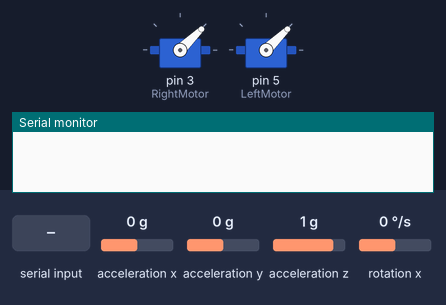
The sketch below on a simulated Arduino Uno, built with avr-gcc and run on an emulated ATmega328P. Parts: 2 × servo, the last lines printed to the serial monitor. The inputs (shaded band) are chosen by the test bench; at power-on: acceleration y 0 g, acceleration x 0 g, acceleration z 1 g, rotation x 0 °/s.

Above: at 0.9 s.
1.0 s: "p" received over Serial
At 3.1 s:
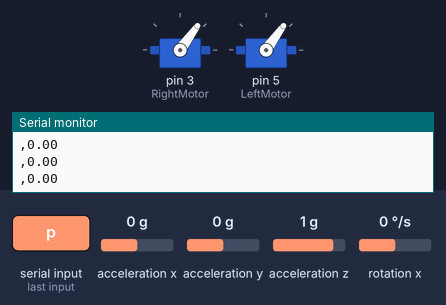
3.9 s: acceleration y set to -1.4 g
At 6.0 s:
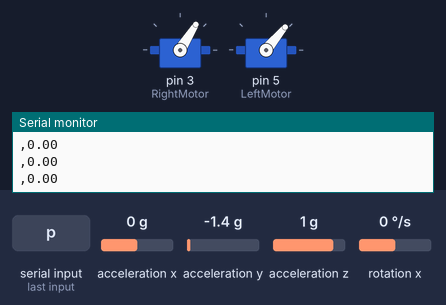
6.9 s: acceleration x set to -1.4 g
At 7.3 s:
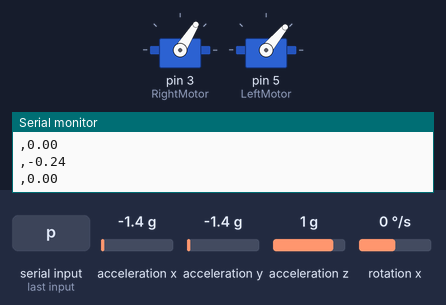
9.9 s: acceleration y set to -0.8 g
At 10.8 s:
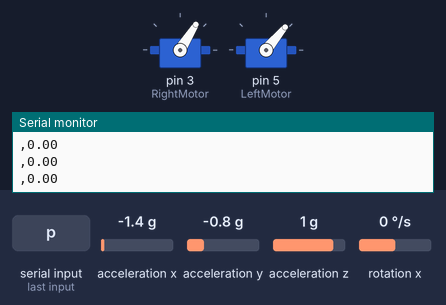
12.9 s: acceleration z set to -0.8 g
At 14.4 s:
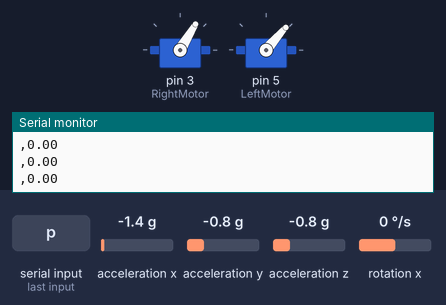
15.9 s: acceleration y set to 0 g
At 16.5 s:
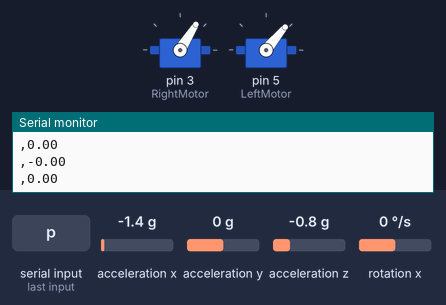
Timing chart, 0 to 18.5 s (numbered marks = the images above; inputs shaded):
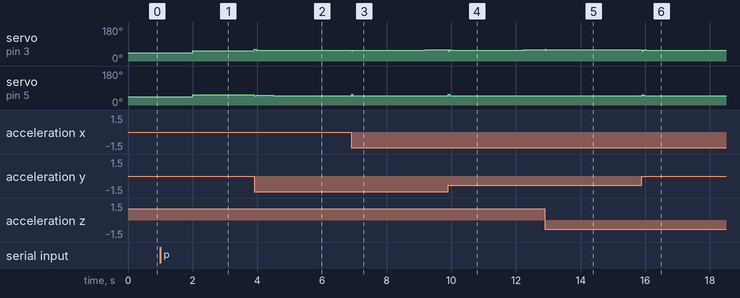

Measured:
- after the input at 1.0 s, servo on pin 3 (RightMotor), servo on pin 5 (LeftMotor): 44° → 54° after 1.0 s
- after the input at 3.9 s, servo on pin 3 (RightMotor): 54° → 57° at once, → 58° 0.97 s later; servo on pin 5 (LeftMotor): 54° → 49° at once, → 51° 0.07 s later, → 50° 0.53 s later, → 49° 1.9 s later
- after the input at 6.9 s, servo on pin 5 (LeftMotor): 49° → 50° at once, → 49° 1.5 s later
- after the input at 9.9 s, servo on pin 3 (RightMotor): 59° → 58° at once, → 59° 2.3 s later; servo on pin 5 (LeftMotor): 49° → 50° after 0.13 s, → 49° 0.97 s later
- after the input at 12.9 s, servo on pin 3 (RightMotor): 59° → 60° after 2.9 s; servo on pin 5 (LeftMotor): 49° → 50° at once, → 49° 0.02 s later
- after the input at 15.9 s, servo on pin 3 (RightMotor): 60° → 58° at once; servo on pin 5 (LeftMotor): 49° → 50° after 0.14 s

The sketch:

Controls_Code_2.ino
```cpp
#include "SparkFunLSM6DS3.h"
#include "Wire.h"
#include "SPI.h"
#include <Servo.h>
#include <math.h>
LSM6DS3 myIMU; //Default constructor is I2C, addr 0x6B
//program Parms
double ComputeConst;
int ProgIni, exits=0;
//GyroParms
float Angle, value;
double Angle_Prev;
double denom;
double AccelVal;
double AccelAng;
double RotVelocity;
double RotVelocity_Prev;
double RotAccel;
float GyroVal;
//Motor Control Parms
Servo RightMotor;
Servo LeftMotor;
double LeftRpm;
double RightRpm;
//gains
double pGain;
double dGain;
double aGain;
double iGain;  //NEW

//Timer?
int loopTime;  //NEW
int prevLoopTime;

//Angular Displacement
double angInt; //deg

//new
float velAvg[5];
float posAvg[5];
int count;
float avgVel;
float avgAng;
int avgNum;

void setup() {
Serial.begin(9600);
//Program Parms
ComputeConst=0.001;
ProgIni=0;
//Imu
myIMU.begin();
Angle=0;
Angle_Prev=0;
RotVelocity=0;
RotVelocity_Prev=0;
RotAccel=0;
//Motor Control
RightMotor.attach(3);
LeftMotor.attach(5);
RightMotor.write(1000);
LeftMotor.write(1000);
while(ProgIni==0){if (Serial.available() > 0) {ProgIni=Serial.read();}}
delay(1000);
RightRpm=1100;
LeftRpm=1100;
RightMotor.write(RightRpm);
LeftMotor.write(LeftRpm);
//Gains
pGain=0.6;
dGain=0.20;
aGain=0.01;
iGain=0.1; //NEW
loopTime = millis();
float velAvg[5] = {0,0,0,0,0};
//float posAvg[5] = {0,0,0,0,0};
int count = 0;
float avgVel = 0;
//int avgNum = 3;
}

int compTime(int currTime)
{}


void loop()
{
        prevLoopTime = loopTime; //New, setting a start time for loop timing
        ComputeConst=(loopTime-prevLoopTime)*0.001;
        Angle_Prev=Angle;
        denom=abs(0.1+(myIMU.readFloatAccelX()*myIMU.readFloatAccelX()) + (myIMU.readFloatAccelZ())*myIMU.readFloatAccelZ());

        if (denom<0.0001){denom=0.0001;}
          AccelVal=((myIMU.readFloatAccelY())/(sqrt(denom)));
          AccelAng=atan(AccelVal)*(180/3.1415);
          GyroVal=myIMU.readFloatGyroX();
          Angle=(GyroVal*ComputeConst)+Angle;
          Angle=0.5*Angle+0.5*AccelAng;

        loopTime = millis();

        RotVelocity_Prev=RotVelocity;
        RotVelocity=(Angle-Angle_Prev)/((loopTime-prevLoopTime)*0.001);
        RotAccel=(RotVelocity-RotVelocity_Prev)/((loopTime-prevLoopTime)*0.001);

        if(fabs(RotVelocity)>200)

        {
          RotVelocity = RotVelocity/fabs(RotVelocity)*200;
        }

        if(fabs(RotAccel)>2500)

        {
          RotAccel = RotAccel/fabs(RotAccel)*2500;
        }
        /*
        velAvg[count] = RotVelocity;
        //posAvg[count] = Angle;

        count++;
        if(count>=3)
          count = 0;

        for(int index = 0;index<3;index++)
        {
          avgVel+=velAvg[index];
          //avgAng+=posAvg[index];
        }
        */
        avgVel = RotVelocity;
        avgVel/=1;
        //avgAng/=3;

        angInt+=Angle*((loopTime-prevLoopTime)*0.001);//finding angle traveled in time it took to loop*0.001 cuz ms

        RightRpm=1100-(Angle*pGain)-(avgVel*dGain)-(RotAccel*aGain)-angInt*iGain;  //Edited  changed rot velocity to -
        LeftRpm=1100+(Angle*pGain)+(avgVel*dGain)+(RotAccel*aGain)+angInt*iGain;    //Edited

        if (RightRpm>1500) RightRpm=1500;
        if (LeftRpm>1500) LeftRpm=1500;
        if (RightRpm<1050) RightRpm=1050;
        if (LeftRpm<1050) LeftRpm=1050;

        //write to motors
         RightMotor.write(RightRpm);
         LeftMotor.write(LeftRpm);

         if (Serial.available() > 0) {
         exits = Serial.read();}
         //type p followed by value to change pGain
         if (exits == 112) {
           if (Serial.available() > 0) {
             value = Serial.read();
             }
           pGain = value;
         }
         //type d followed by value to change dGain
         if (exits == 100) {
           if (Serial.available() > 0) {
             value = Serial.read();
             }
           dGain = value;
         }
         //type 9 to stop the program
         if (exits == 57) {
          RightMotor.write(1000);
          LeftMotor.write(1000);
          delay(1000);
          exit(0);
         }
         //type 5 to pause and 1 to start up again
         if (exits == 53) {
          RightMotor.write(1000);
          LeftMotor.write(1000);
          exits = 0;
           while (1) {
             if (Serial.available() > 0) {
             exits = Serial.read();}
             if (exits == 49) {
               break;
             }
           }
         }
         //Serial.print(RightRpm);
         //Serial.print(",");
         //Serial.print(LeftRpm);
        //Serial.print(", ,");
        //Serial.print(Angle);
        //Serial.print(",");
        //Serial.print(RotVelocity);
        Serial.print(",");
        Serial.println(avgVel);
        //Serial.print("      ");
        //Serial.print(loopTime-prevLoopTime);
        Serial.print(",");
        Serial.println(RotAccel);
        //Serial.print(" , ");
        //Serial.println(pGain);
}
```
